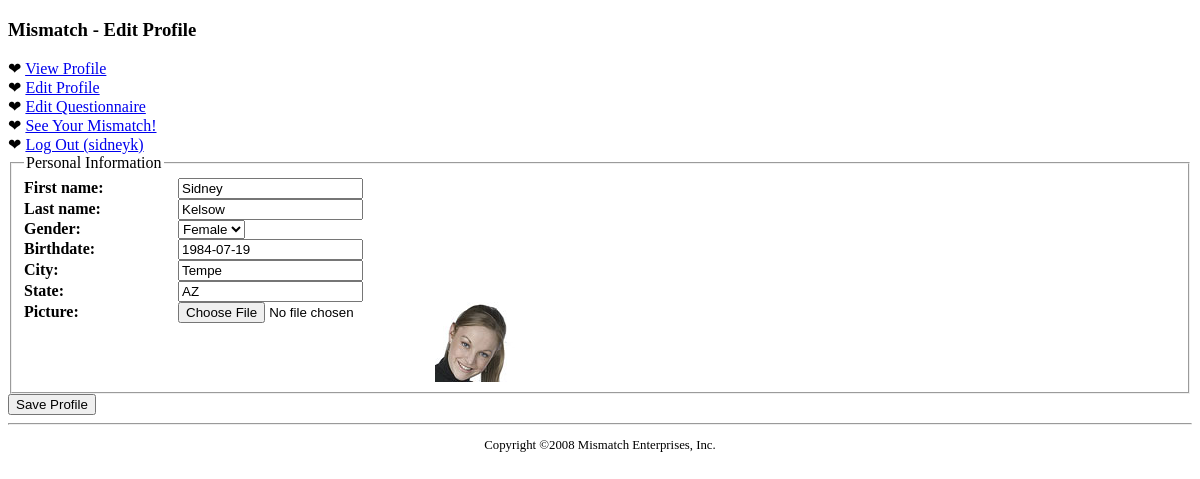
The page /editprofile.php (signed in) on the database its author committed.
### tables this page shows
CREATE TABLE `mismatch_user` (
  `user_id` INT AUTO_INCREMENT,
  `username` VARCHAR(32),
  `password` VARCHAR(40),
  `join_date` DATETIME,
  `first_name` VARCHAR(32),
  `last_name` VARCHAR(32),
  `gender` VARCHAR(1),
  `birthdate` DATE,
  `city` VARCHAR(32),
  `state` VARCHAR(2),
  `picture` VARCHAR(32),
  PRIMARY KEY (`user_id`)
);

### editprofile.php (the view, shortened to what this page needs)
<?php
  require_once('header.php');
  require_once('navmenu.php');
  $dbc = mysqli_connect(DB_HOST, DB_USER, DB_PASSWORD, DB_NAME);
  if (isset($_POST['submit'])) {
    $first_name = mysqli_real_escape_string($dbc, trim($_POST['firstname']));
    $last_name = mysqli_real_escape_string($dbc, trim($_POST['lastname']));
    $gender = mysqli_real_escape_string($dbc, trim($_POST['gender']));
    $birthdate = mysqli_real_escape_string($dbc, trim($_POST['birthdate']));
    $city = mysqli_real_escape_string($dbc, trim($_POST['city']));
    $state = mysqli_real_escape_string($dbc, trim($_POST['state']));
    $old_picture = mysqli_real_escape_string($dbc, trim($_POST['old_picture']));
    $new_picture = mysqli_real_escape_string($dbc, trim($_FILES['new_picture']['name']));
    $new_picture_type = $_FILES['new_picture']['type'];
    $new_picture_size = $_FILES['new_picture']['size'];
    list($new_picture_width, $new_picture_height) = getimagesize($_FILES['new_picture']['tmp_name']);
    $error = false;
    if (!empty($new_picture)) {
      if ((($new_picture_type == 'image/gif') || ($new_picture_type == 'image/jpeg') || ($new_picture_type == 'image/pjpeg') ||
        ($new_picture_type == 'image/png')) && ($new_picture_size > 0) && ($new_picture_size <= MM_MAXFILESIZE) &&
        ($new_picture_width <= MM_MAXIMGWIDTH) && ($new_picture_height <= MM_MAXIMGHEIGHT)) {
        if ($_FILES['file']['error'] == 0) {
          $target = MM_UPLOADPATH . basename($new_picture);
          if (move_uploaded_file($_FILES['new_picture']['tmp_name'], $target)) {
            if (!empty($old_picture) && ($old_picture != $new_picture)) {
              @unlink(MM_UPLOADPATH . $old_picture);
            }
          }
          else {
            @unlink($_FILES['new_picture']['tmp_name']);
            $error = true;
            echo '<p class="error">Sorry, there was a problem uploading your picture.</p>';
          }
        }
      }
      else {
        @unlink($_FILES['new_picture']['tmp_name']);
        $error = true;
        echo '<p class="error">Your picture must be a GIF, JPEG, or PNG image file no greater than ' . (MM_MAXFILESIZE / 1024) .
          ' KB and ' . MM_MAXIMGWIDTH . 'x' . MM_MAXIMGHEIGHT . ' pixels in size.</p>';
      }
    }
    if (!$error) {
      if (!empty($first_name) && !empty($last_name) && !empty($gender) && !empty($birthdate) && !empty($city) && !empty($state)) {
        if (!empty($new_picture)) {
          $query = "UPDATE mismatch_user SET first_name = '$first_name', last_name = '$last_name', gender = '$gender', " .
            " birthdate = '$birthdate', city = '$city', state = '$state', picture = '$new_picture' WHERE user_id = '" . $_SESSION['user_id'] . "'";
        }
        else {
          $query = "UPDATE mismatch_user SET first_name = '$first_name', last_name = '$last_name', gender = '$gender', " .
            " birthdate = '$birthdate', city = '$city', state = '$state' WHERE user_id = '" . $_SESSION['user_id'] . "'";
        }
        mysqli_query($dbc, $query);
        echo '<p>Your profile has been successfully updated. Would you like to <a href="viewprofile.php">view your profile</a>?</p>';
        mysqli_close($dbc);
        exit();
      }
      else {
        echo '<p class="error">You must enter all of the profile data (the picture is optional).</p>';
      }
    }
  }
  else {
    $query = "SELECT first_name, last_name, gender, birthdate, city, state, picture FROM mismatch_user WHERE user_id = '" . $_SESSION['user_id'] . "'";
    $data = mysqli_query($dbc, $query);
    $row = mysqli_fetch_array($data);
    if ($row != NULL) {
      $first_name = $row['first_name'];
      $last_name = $row['last_name'];
      $gender = $row['gender'];
      $birthdate = $row['birthdate'];
      $city = $row['city'];
      $state = $row['state'];
      $old_picture = $row['picture'];
    }
    else {
      echo '<p class="error">There was a problem accessing your profile.</p>';
    }
  }
?>
  <form enctype="multipart/form-data" method="post" action="<?php echo $_SERVER['PHP_SELF']; ?>">
    <fieldset>
      <legend>Personal Information</legend>
      <label for="firstname">First name:</label>
      <input type="text" id="firstname" name="firstname" value="<?php if (!empty($first_name)) echo $first_name; ?>" /><br />
      <label for="lastname">Last name:</label>
      <input type="text" id="lastname" name="lastname" value="<?php if (!empty($last_name)) echo $last_name; ?>" /><br />
      <label for="gender">Gender:</label>
      <select id="gender" name="gender">
        <option value="F" <?php if (!empty($gender) && $gender == 'F') echo 'selected = "selected"'; ?>>Female</option>
      </select><br />
      <label for="birthdate">Birthdate:</label>
      <input type="text" id="birthdate" name="birthdate" value="<?php if (!empty($birthdate)) echo $birthdate; else echo 'YYYY-MM-DD'; ?>" /><br />
      <label for="city">City:</label>
      <input type="text" id="city" name="city" value="<?php if (!empty($city)) echo $city; ?>" /><br />
      <label for="state">State:</label>
      <input type="text" id="state" name="state" value="<?php if (!empty($state)) echo $state; ?>" /><br />
      <label for="new_picture">Picture:</label>
      <input type="file" id="new_picture" name="new_picture" />
      <?php if (!empty($old_picture)) {
        echo '<img class="profile" src="' . MM_UPLOADPATH . $old_picture . '" alt="Profile Picture" />';
      } ?>
    </fieldset>
    <input type="submit" value="Save Profile" name="submit" />
  </form>
<?php
  require_once('footer.php');
?>

### css/style.css (style rules this page uses)
form label { display: inline-block; width: 150px; font-weight: bold; }
img.profile { vertical-align: top; }

### rows shown on the page
mismatch_user: firstname "Sidney", lastname "Kelsow", gender "Female", birthdate "1984-07-19", city "Tempe", state "AZ", picture (picture)

### other values the page prints
$page_title "Edit Profile"
$_SESSION['username'] "sidneyk"
